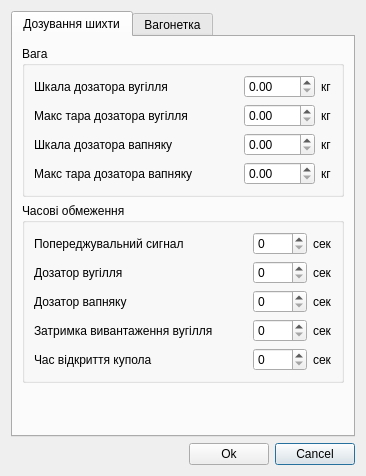
<?xml version="1.0" encoding="UTF-8"?>
<ui version="4.0">
 <class>gpSetup</class>
 <widget class="QDialog" name="gpSetup">
  <property name="geometry">
   <rect>
    <x>0</x>
    <y>0</y>
    <width>366</width>
    <height>433</height>
   </rect>
  </property>
  <property name="windowTitle">
   <string>Настройки дозатора</string>
  </property>
  <layout class="QGridLayout" name="gridLayout">
   <item row="0" column="0" colspan="3">
    <widget class="QTabWidget" name="tabWidget">
     <property name="currentIndex">
      <number>0</number>
     </property>
     <widget class="QWidget" name="tab">
      <attribute name="title">
       <string>Дозування шихти</string>
      </attribute>
      <layout class="QVBoxLayout" name="verticalLayout_2">
       <item>
        <widget class="QGroupBox" name="groupBox">
         <property name="title">
          <string>Вага</string>
         </property>
         <layout class="QGridLayout" name="gridLayout_2">
          <item row="1" column="1">
           <widget class="QDoubleSpinBox" name="maxTaGcl">
            <property name="accelerated">
             <bool>true</bool>
            </property>
            <property name="keyboardTracking">
             <bool>false</bool>
            </property>
            <property name="maximum">
             <double>1000.000000000000000</double>
            </property>
           </widget>
          </item>
          <item row="3" column="2">
           <widget class="QLabel" name="label_4">
            <property name="text">
             <string>кг</string>
            </property>
           </widget>
          </item>
          <item row="0" column="0">
           <widget class="QLabel" name="label_5">
            <property name="sizePolicy">
             <sizepolicy hsizetype="Expanding" vsizetype="Preferred">
              <horstretch>0</horstretch>
              <verstretch>0</verstretch>
             </sizepolicy>
            </property>
            <property name="text">
             <string>Шкала дозатора вугілля</string>
            </property>
           </widget>
          </item>
          <item row="0" column="2">
           <widget class="QLabel" name="label_34">
            <property name="text">
             <string>кг</string>
            </property>
           </widget>
          </item>
          <item row="1" column="2">
           <widget class="QLabel" name="label_2">
            <property name="text">
             <string>кг</string>
            </property>
           </widget>
          </item>
          <item row="1" column="0">
           <widget class="QLabel" name="label">
            <property name="sizePolicy">
             <sizepolicy hsizetype="Expanding" vsizetype="Preferred">
              <horstretch>0</horstretch>
              <verstretch>0</verstretch>
             </sizepolicy>
            </property>
            <property name="text">
             <string>Макс тара дозатора вугілля</string>
            </property>
           </widget>
          </item>
          <item row="3" column="0">
           <widget class="QLabel" name="label_3">
            <property name="sizePolicy">
             <sizepolicy hsizetype="Expanding" vsizetype="Preferred">
              <horstretch>0</horstretch>
              <verstretch>0</verstretch>
             </sizepolicy>
            </property>
            <property name="text">
             <string>Макс тара дозатора вапняку</string>
            </property>
           </widget>
          </item>
          <item row="3" column="1">
           <widget class="QDoubleSpinBox" name="maxTaGst">
            <property name="accelerated">
             <bool>true</bool>
            </property>
            <property name="keyboardTracking">
             <bool>false</bool>
            </property>
            <property name="maximum">
             <double>1000.000000000000000</double>
            </property>
           </widget>
          </item>
          <item row="2" column="0">
           <widget class="QLabel" name="label_6">
            <property name="sizePolicy">
             <sizepolicy hsizetype="Expanding" vsizetype="Preferred">
              <horstretch>0</horstretch>
              <verstretch>0</verstretch>
             </sizepolicy>
            </property>
            <property name="text">
             <string>Шкала дозатора вапняку</string>
            </property>
           </widget>
          </item>
          <item row="2" column="2">
           <widget class="QLabel" name="label_35">
            <property name="text">
             <string>кг</string>
            </property>
           </widget>
          </item>
          <item row="0" column="1">
           <widget class="QDoubleSpinBox" name="scaleGcl">
            <property name="accelerated">
             <bool>true</bool>
            </property>
            <property name="keyboardTracking">
             <bool>false</bool>
            </property>
            <property name="maximum">
             <double>1000.000000000000000</double>
            </property>
           </widget>
          </item>
          <item row="2" column="1">
           <widget class="QDoubleSpinBox" name="scaleGst">
            <property name="accelerated">
             <bool>true</bool>
            </property>
            <property name="keyboardTracking">
             <bool>false</bool>
            </property>
            <property name="maximum">
             <double>1000.000000000000000</double>
            </property>
           </widget>
          </item>
         </layout>
        </widget>
       </item>
       <item>
        <widget class="QGroupBox" name="groupBox_2">
         <property name="title">
          <string>Часові обмеження</string>
         </property>
         <layout class="QGridLayout" name="gridLayout_3">
          <item row="1" column="2">
           <widget class="QLabel" name="label_11">
            <property name="text">
             <string>сек</string>
            </property>
           </widget>
          </item>
          <item row="1" column="0">
           <widget class="QLabel" name="label_9">
            <property name="sizePolicy">
             <sizepolicy hsizetype="Expanding" vsizetype="Preferred">
              <horstretch>0</horstretch>
              <verstretch>0</verstretch>
             </sizepolicy>
            </property>
            <property name="text">
             <string>Дозатор вугілля</string>
            </property>
           </widget>
          </item>
          <item row="0" column="1">
           <widget class="QSpinBox" name="zdTalarm">
            <property name="accelerated">
             <bool>true</bool>
            </property>
            <property name="keyboardTracking">
             <bool>false</bool>
            </property>
            <property name="maximum">
             <number>1000</number>
            </property>
           </widget>
          </item>
          <item row="3" column="1">
           <widget class="QSpinBox" name="zdDelayCl">
            <property name="accelerated">
             <bool>true</bool>
            </property>
            <property name="keyboardTracking">
             <bool>false</bool>
            </property>
            <property name="maximum">
             <number>1000</number>
            </property>
           </widget>
          </item>
          <item row="1" column="1">
           <widget class="QSpinBox" name="zdTloadCl">
            <property name="accelerated">
             <bool>true</bool>
            </property>
            <property name="keyboardTracking">
             <bool>false</bool>
            </property>
            <property name="maximum">
             <number>1000</number>
            </property>
           </widget>
          </item>
          <item row="2" column="0">
           <widget class="QLabel" name="label_10">
            <property name="sizePolicy">
             <sizepolicy hsizetype="Expanding" vsizetype="Preferred">
              <horstretch>0</horstretch>
              <verstretch>0</verstretch>
             </sizepolicy>
            </property>
            <property name="text">
             <string>Дозатор вапняку</string>
            </property>
           </widget>
          </item>
          <item row="2" column="2">
           <widget class="QLabel" name="label_12">
            <property name="text">
             <string>сек</string>
            </property>
           </widget>
          </item>
          <item row="2" column="1">
           <widget class="QSpinBox" name="zdLoadSt">
            <property name="accelerated">
             <bool>true</bool>
            </property>
            <property name="keyboardTracking">
             <bool>false</bool>
            </property>
            <property name="maximum">
             <number>1000</number>
            </property>
           </widget>
          </item>
          <item row="3" column="0">
           <widget class="QLabel" name="label_13">
            <property name="sizePolicy">
             <sizepolicy hsizetype="Expanding" vsizetype="Preferred">
              <horstretch>0</horstretch>
              <verstretch>0</verstretch>
             </sizepolicy>
            </property>
            <property name="text">
             <string>Затримка вивантаження вугілля</string>
            </property>
           </widget>
          </item>
          <item row="4" column="0">
           <widget class="QLabel" name="label_15">
            <property name="sizePolicy">
             <sizepolicy hsizetype="Expanding" vsizetype="Preferred">
              <horstretch>0</horstretch>
              <verstretch>0</verstretch>
             </sizepolicy>
            </property>
            <property name="text">
             <string>Час відкриття купола</string>
            </property>
           </widget>
          </item>
          <item row="4" column="1">
           <widget class="QSpinBox" name="zdTark">
            <property name="accelerated">
             <bool>true</bool>
            </property>
            <property name="keyboardTracking">
             <bool>false</bool>
            </property>
            <property name="maximum">
             <number>1000</number>
            </property>
           </widget>
          </item>
          <item row="0" column="2">
           <widget class="QLabel" name="label_8">
            <property name="text">
             <string>сек</string>
            </property>
           </widget>
          </item>
          <item row="0" column="0">
           <widget class="QLabel" name="label_7">
            <property name="sizePolicy">
             <sizepolicy hsizetype="Expanding" vsizetype="Preferred">
              <horstretch>0</horstretch>
              <verstretch>0</verstretch>
             </sizepolicy>
            </property>
            <property name="text">
             <string>Попереджувальний сигнал</string>
            </property>
           </widget>
          </item>
          <item row="3" column="2">
           <widget class="QLabel" name="label_14">
            <property name="text">
             <string>сек</string>
            </property>
           </widget>
          </item>
          <item row="4" column="2">
           <widget class="QLabel" name="label_16">
            <property name="text">
             <string>сек</string>
            </property>
           </widget>
          </item>
         </layout>
        </widget>
       </item>
       <item>
        <spacer name="verticalSpacer_2">
         <property name="orientation">
          <enum>Qt::Vertical</enum>
         </property>
         <property name="sizeHint" stdset="0">
          <size>
           <width>20</width>
           <height>25</height>
          </size>
         </property>
        </spacer>
       </item>
      </layout>
     </widget>
     <widget class="QWidget" name="tab_2">
      <attribute name="title">
       <string>Вагонетка</string>
      </attribute>
      <layout class="QVBoxLayout" name="verticalLayout">
       <item>
        <widget class="QGroupBox" name="groupBox_3">
         <property name="title">
          <string>Таймери нижніх кінцевиків</string>
         </property>
         <layout class="QGridLayout" name="gridLayout_4">
          <item row="1" column="0">
           <widget class="QLabel" name="label_18">
            <property name="text">
             <string>Другий</string>
            </property>
           </widget>
          </item>
          <item row="0" column="0">
           <widget class="QLabel" name="label_17">
            <property name="sizePolicy">
             <sizepolicy hsizetype="Expanding" vsizetype="Preferred">
              <horstretch>0</horstretch>
              <verstretch>0</verstretch>
             </sizepolicy>
            </property>
            <property name="text">
             <string>Перший</string>
            </property>
           </widget>
          </item>
          <item row="2" column="0">
           <widget class="QLabel" name="label_19">
            <property name="text">
             <string>Третій</string>
            </property>
           </widget>
          </item>
          <item row="0" column="2">
           <widget class="QLabel" name="label_20">
            <property name="text">
             <string>сек</string>
            </property>
           </widget>
          </item>
          <item row="1" column="2">
           <widget class="QLabel" name="label_25">
            <property name="text">
             <string>сек</string>
            </property>
           </widget>
          </item>
          <item row="2" column="2">
           <widget class="QLabel" name="label_26">
            <property name="text">
             <string>сек</string>
            </property>
           </widget>
          </item>
          <item row="0" column="1">
           <widget class="QDoubleSpinBox" name="zdTn01">
            <property name="accelerated">
             <bool>true</bool>
            </property>
            <property name="keyboardTracking">
             <bool>false</bool>
            </property>
           </widget>
          </item>
          <item row="1" column="1">
           <widget class="QDoubleSpinBox" name="zdTn02">
            <property name="accelerated">
             <bool>true</bool>
            </property>
            <property name="keyboardTracking">
             <bool>false</bool>
            </property>
           </widget>
          </item>
          <item row="2" column="1">
           <widget class="QDoubleSpinBox" name="zdTn03">
            <property name="accelerated">
             <bool>true</bool>
            </property>
            <property name="keyboardTracking">
             <bool>false</bool>
            </property>
           </widget>
          </item>
         </layout>
        </widget>
       </item>
       <item>
        <widget class="QGroupBox" name="groupBox_4">
         <property name="title">
          <string>Таймери верхніх кінцевиків</string>
         </property>
         <layout class="QGridLayout" name="gridLayout_5">
          <item row="1" column="0">
           <widget class="QLabel" name="label_21">
            <property name="text">
             <string>Другий</string>
            </property>
           </widget>
          </item>
          <item row="0" column="0">
           <widget class="QLabel" name="label_22">
            <property name="sizePolicy">
             <sizepolicy hsizetype="Expanding" vsizetype="Preferred">
              <horstretch>0</horstretch>
              <verstretch>0</verstretch>
             </sizepolicy>
            </property>
            <property name="text">
             <string>Перший</string>
            </property>
           </widget>
          </item>
          <item row="2" column="0">
           <widget class="QLabel" name="label_23">
            <property name="text">
             <string>Третій</string>
            </property>
           </widget>
          </item>
          <item row="0" column="2">
           <widget class="QLabel" name="label_24">
            <property name="text">
             <string>сек</string>
            </property>
           </widget>
          </item>
          <item row="1" column="2">
           <widget class="QLabel" name="label_27">
            <property name="text">
             <string>сек</string>
            </property>
           </widget>
          </item>
          <item row="2" column="2">
           <widget class="QLabel" name="label_28">
            <property name="text">
             <string>сек</string>
            </property>
           </widget>
          </item>
          <item row="0" column="1">
           <widget class="QDoubleSpinBox" name="zdTv01">
            <property name="accelerated">
             <bool>true</bool>
            </property>
            <property name="keyboardTracking">
             <bool>false</bool>
            </property>
           </widget>
          </item>
          <item row="1" column="1">
           <widget class="QDoubleSpinBox" name="zdTv02">
            <property name="accelerated">
             <bool>true</bool>
            </property>
            <property name="keyboardTracking">
             <bool>false</bool>
            </property>
           </widget>
          </item>
          <item row="2" column="1">
           <widget class="QDoubleSpinBox" name="zdTv03">
            <property name="accelerated">
             <bool>true</bool>
            </property>
            <property name="keyboardTracking">
             <bool>false</bool>
            </property>
           </widget>
          </item>
         </layout>
        </widget>
       </item>
       <item>
        <widget class="QGroupBox" name="groupBox_5">
         <property name="title">
          <string>Технологічні таймери</string>
         </property>
         <layout class="QGridLayout" name="gridLayout_6">
          <item row="0" column="0">
           <widget class="QLabel" name="label_29">
            <property name="sizePolicy">
             <sizepolicy hsizetype="Expanding" vsizetype="Preferred">
              <horstretch>0</horstretch>
              <verstretch>0</verstretch>
             </sizepolicy>
            </property>
            <property name="text">
             <string>Маск час ходу вагонетки</string>
            </property>
           </widget>
          </item>
          <item row="2" column="1">
           <widget class="QSpinBox" name="zdTark_2">
            <property name="maximum">
             <number>1000</number>
            </property>
           </widget>
          </item>
          <item row="1" column="0">
           <widget class="QLabel" name="label_30">
            <property name="sizePolicy">
             <sizepolicy hsizetype="Expanding" vsizetype="Preferred">
              <horstretch>0</horstretch>
              <verstretch>0</verstretch>
             </sizepolicy>
            </property>
            <property name="text">
             <string>Час простою вагонетки вверху</string>
            </property>
           </widget>
          </item>
          <item row="0" column="1">
           <widget class="QTimeEdit" name="timeEdit">
            <property name="correctionMode">
             <enum>QAbstractSpinBox::CorrectToNearestValue</enum>
            </property>
            <property name="currentSection">
             <enum>QDateTimeEdit::MinuteSection</enum>
            </property>
            <property name="displayFormat">
             <string>mm:ss</string>
            </property>
            <property name="timeSpec">
             <enum>Qt::UTC</enum>
            </property>
           </widget>
          </item>
          <item row="1" column="1">
           <widget class="QDoubleSpinBox" name="zdTUpWait"/>
          </item>
          <item row="2" column="0">
           <widget class="QLabel" name="label_32">
            <property name="sizePolicy">
             <sizepolicy hsizetype="Expanding" vsizetype="Preferred">
              <horstretch>0</horstretch>
              <verstretch>0</verstretch>
             </sizepolicy>
            </property>
            <property name="text">
             <string>Час відкриття купола</string>
            </property>
           </widget>
          </item>
          <item row="2" column="2">
           <widget class="QLabel" name="label_31">
            <property name="text">
             <string>сек</string>
            </property>
           </widget>
          </item>
          <item row="1" column="2">
           <widget class="QLabel" name="label_33">
            <property name="text">
             <string>сек</string>
            </property>
           </widget>
          </item>
         </layout>
        </widget>
       </item>
       <item>
        <spacer name="verticalSpacer">
         <property name="orientation">
          <enum>Qt::Vertical</enum>
         </property>
         <property name="sizeHint" stdset="0">
          <size>
           <width>20</width>
           <height>15</height>
          </size>
         </property>
        </spacer>
       </item>
      </layout>
     </widget>
    </widget>
   </item>
   <item row="1" column="2">
    <widget class="QPushButton" name="bnCancel">
     <property name="text">
      <string>Cancel</string>
     </property>
    </widget>
   </item>
   <item row="1" column="1">
    <widget class="QPushButton" name="bnOk">
     <property name="text">
      <string>Ok</string>
     </property>
    </widget>
   </item>
   <item row="1" column="0">
    <spacer name="horizontalSpacer">
     <property name="orientation">
      <enum>Qt::Horizontal</enum>
     </property>
     <property name="sizeHint" stdset="0">
      <size>
       <width>236</width>
       <height>20</height>
      </size>
     </property>
    </spacer>
   </item>
  </layout>
 </widget>
 <resources/>
 <connections/>
</ui>
